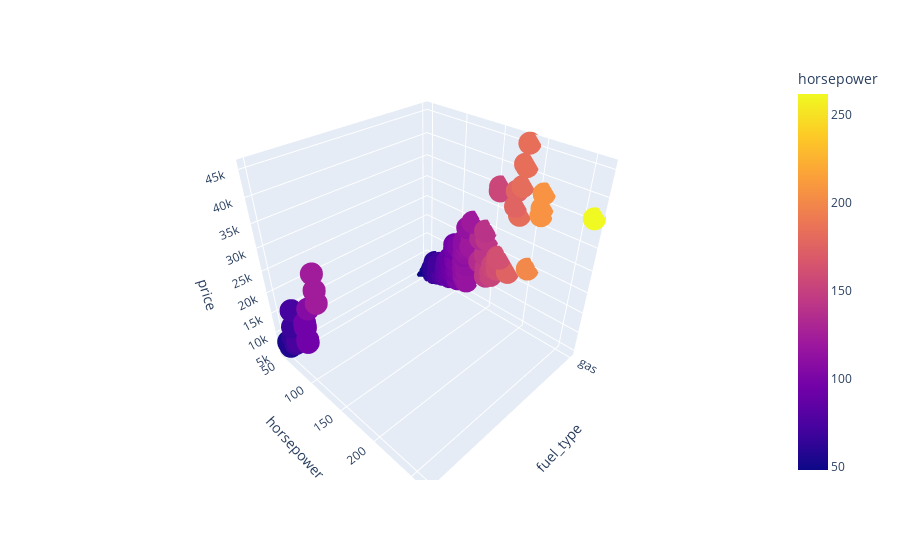

The notebook cell this image was saved under:
### Markdown cell above
### 3D Scatter Plot

### Code cell
fig_3d = px.scatter_3d(df, x='fuel_type', y='horsepower', z='price', color='horsepower')
fig_3d.show()

### Figure 1 — Plotly figure (JSON) as saved in the notebook; plotly's stock layout.template omitted (floating-point values rounded to 4 significant figures; data arrays with more than 128 entries replaced by an {"elided": "..."} marker saying what was removed)
{"data": [{"hovertemplate": "fuel_type=%{x}<br>horsepower=%{marker.color}<br>price=%{z}<extra></extra>", "legendgroup": "", "marker": {"color": {"elided": "201 int values"}, "coloraxis": "coloraxis", "symbol": "circle"}, "mode": "markers", "name": "", "scene": "scene", "showlegend": false, "type": "scatter3d", "x": {"elided": "201 str values"}, "y": {"elided": "201 int values"}, "z": {"elided": "201 int values"}}], "layout": {"coloraxis": {"colorbar": {"title": {"text": "horsepower"}}, "colorscale": [[0, "#0d0887"], [0.1111, "#46039f"], [0.2222, "#7201a8"], [0.3333, "#9c179e"], [0.4444, "#bd3786"], [0.5556, "#d8576b"], [0.6667, "#ed7953"], [0.7778, "#fb9f3a"], [0.8889, "#fdca26"], [1, "#f0f921"]]}, "legend": {"tracegroupgap": 0}, "margin": {"t": 60}, "scene": {"domain": {"x": [0, 1], "y": [0, 1]}, "xaxis": {"title": {"text": "fuel_type"}}, "yaxis": {"title": {"text": "horsepower"}}, "zaxis": {"title": {"text": "price"}}}}}
